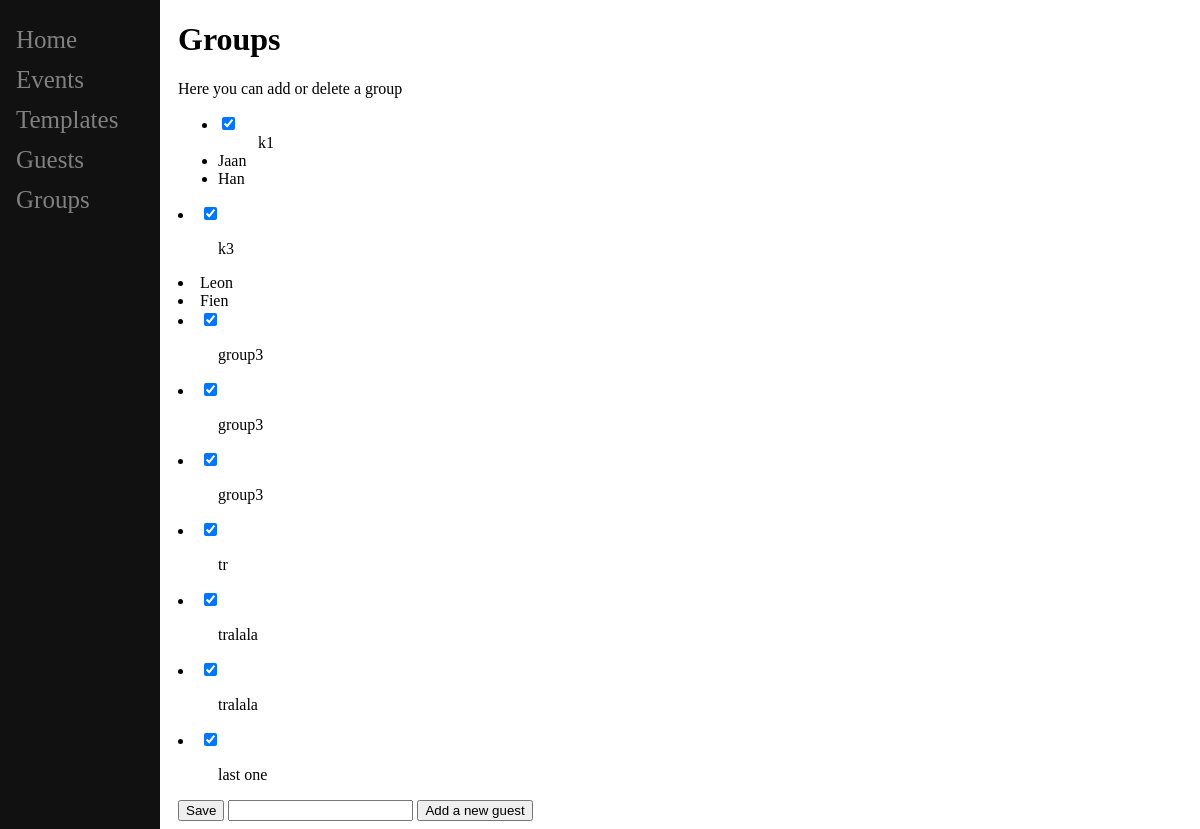
The app's page /groups/ with its own data.
### invitations/models.py (models this page shows, shortened)
class Group(models.Model):
    name = models.CharField(max_length=200)

class Guest(models.Model):
    group = models.ForeignKey(Group, on_delete=models.CASCADE)
    name = models.CharField(max_length=200)

### invitations/views.py (the view)
def groups(response):
    groups_ = Group.objects.all()
    return render(response, "invitations/groups.html", {"groups": groups_})

### templates/invitations/groups.html (shortened to what this page needs)
{% extends 'invitations/base.html' %}
{% block content %}
    <h1>Groups</h1>
    <p>Here you can add or delete a group</p>
    <form method="POST" action="#">
        {% if groups %}
            <ul>
                {% for group in groups %}
                    <li><input type="checkbox" value="clicked" name="c{{item.id}}}}" checked>
                        <ul>{{ group.name }}</ul>
                        {% for guest in  group.guest_set.all %}
                            <li>{{ guest.name }}</li>
                        {% endfor %}
                    </ul>
                {% endfor %}
        {% else %}
            <dev><p> You have no groups </p></dev>
        {% endif %}
        <button type="submit" name="save_guest"> Save </button>
        <input type="text" name="new">
        <button type="submit" name="save"> Add a new guest </button>
    </form>
{% endblock %}

### records on screen
Group: name "k1"
Guest: name "Jaan"
Guest: name "Han"
Group: name "k3"
Guest: name "Leon"
Guest: name "Fien"
Group: name "group3"
Group: name "group3"
Group: name "group3"
Group: name "tr"
Group: name "tralala"
Group: name "tralala"
Group: name "last one"
